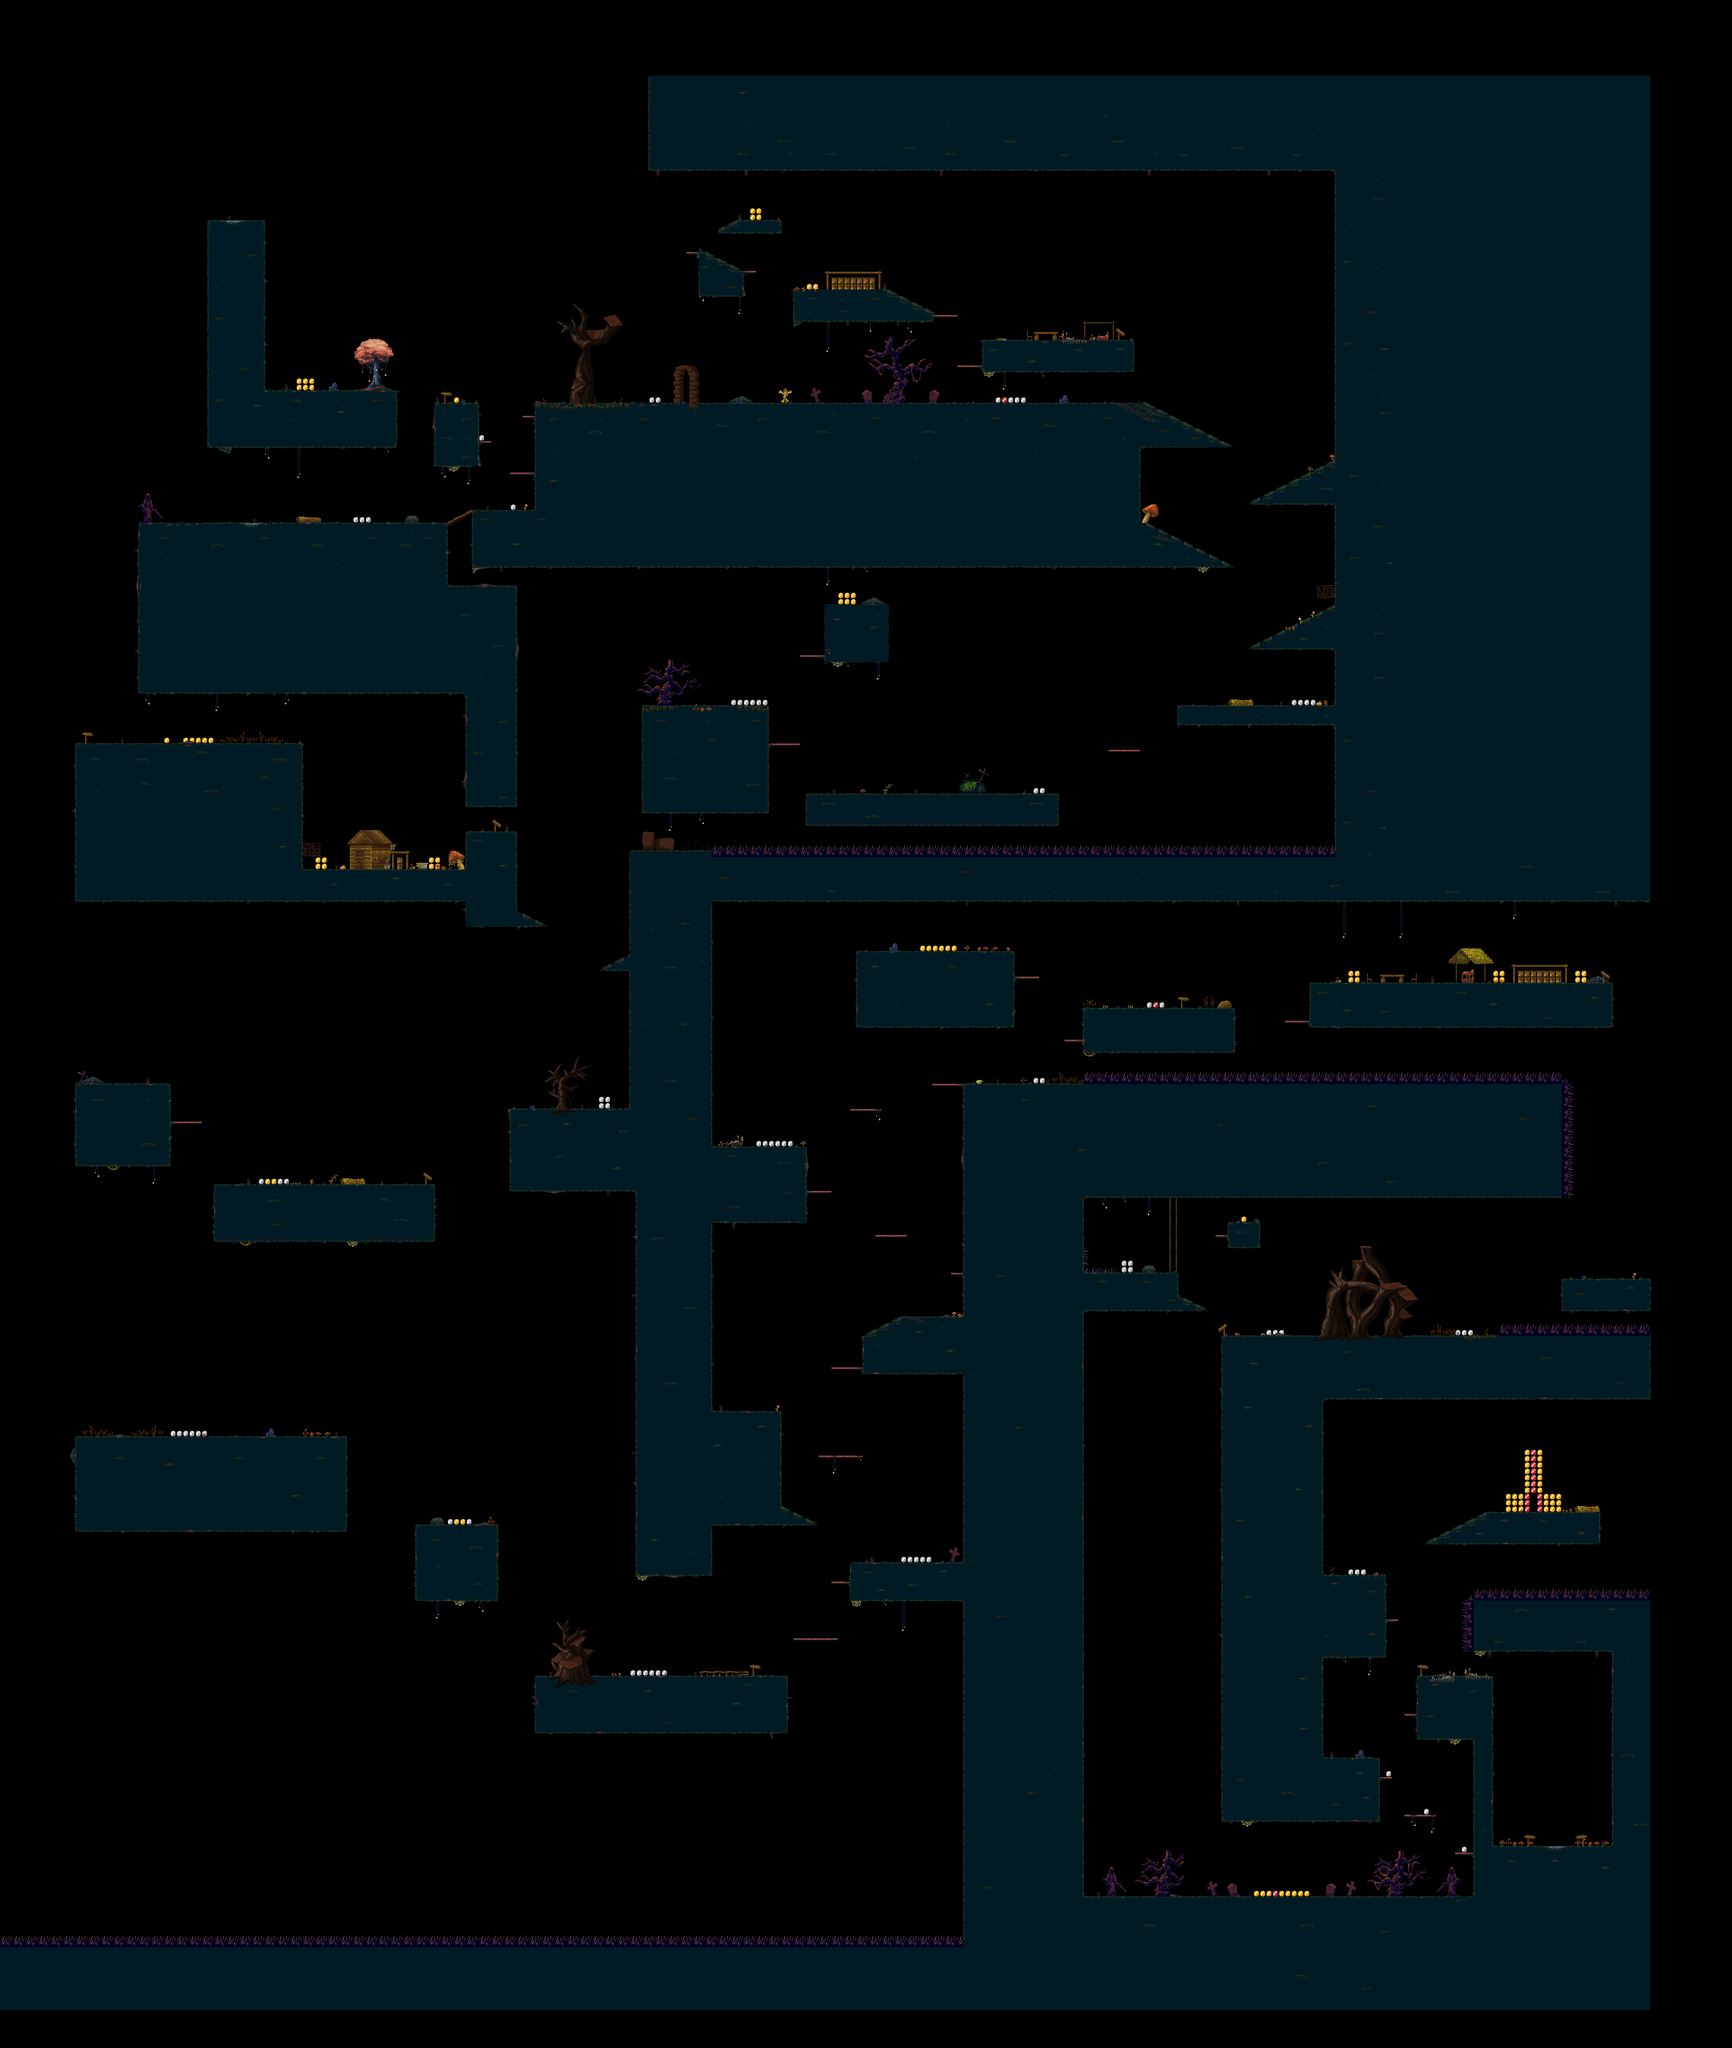

A 2D game scene composited from a Tiled map and its tileset images. What follows is a short description and the map's XML, with each tile layer's data collapsed to a summary:
An orthogonal 275x325 tile map with 16x16 px tiles, 6 tile layers (main_platforms, damage_platforms, decor_behind_player, animated_coins, ...), 13 tilesets.

<map version="1.5" tiledversion="1.7.0" orientation="orthogonal" renderorder="right-down" width="275" height="325" tilewidth="16" tileheight="16" infinite="0" nextlayerid="9" nextobjectid="1">
 <tileset firstgid="1" source="pack-1 tilset.tsx" />
 <tileset firstgid="199" source="env_ground.tsx" />
 <tileset firstgid="1099" source="pack-2.tsx" />
 <tileset firstgid="1379" source="top_far_bgrnd.tsx" />
 <tileset firstgid="3939" source="pack-2 objects.tsx" />
 <tileset firstgid="4807" source="pack-3.tsx" />
 <tileset firstgid="5977" source="env_mon.tsx" />
 <tileset firstgid="6877" source="env_trees.tsx" />
 <tileset firstgid="8033" source="env_rock.tsx" />
 <tileset firstgid="8933" source="animated_water.tsx" />
 <tileset firstgid="9045" source="gold_coin.tsx" />
 <tileset firstgid="9050" source="silver_coin.tsx" />
 <tileset firstgid="9055" source="red_coin.tsx" />
 <layer id="1" name="main_platforms" width="275" height="325">
  <data>[89375 cells, 32122 non-empty, 59 distinct tile ids]</data>
 </layer>
 <layer id="4" name="damage_platforms" width="275" height="325">
  <data>[89375 cells, 417 non-empty, 3 distinct tile ids]</data>
 </layer>
 <layer id="5" name="decor_behind_player" width="275" height="325">
  <data>[89375 cells, 1445 non-empty, 934 distinct tile ids]</data>
 </layer>
 <layer id="8" name="animated_coins" width="275" height="325">
  <data>[89375 cells, 187 non-empty, 3 distinct tile ids]</data>
 </layer>
 <layer id="3" name="uninteractable_platform_decor" width="275" height="325">
  <data>[89375 cells, 3480 non-empty, 24 distinct tile ids]</data>
 </layer>
 <layer id="7" name="decor_infront_player" width="275" height="325" opacity="0.97">
  <data>[89375 cells, 853 non-empty, 699 distinct tile ids]</data>
 </layer>
</map>
